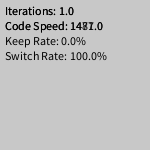
Frame 1 (no input)
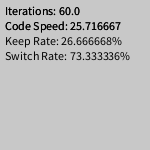
Frame 60 (the mouse pressed at the canvas centre just before this capture)
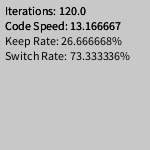
Frame 120 (the mouse held since frame 60 and released just before this capture)

The Processing sketch that drew these frames (run headless with seeded random() and noise(); from frame 60 on, the mouse is pressed at the canvas centre):

// Processing sketch: MontyHallCP
// ── MontyHallCP.pde
int host;
int choice;
int reChoice;
int DoorRemove;
int Removed; 

float iterations = 1; 
float correctA = 0;
float correctB = 0;

void setup() {
  frameRate(9001); // OVER 9000!
  size(150, 150);
}

void draw() {
  //calling all functions calling all functions
  background(200);

  ChooseCarDoor();
  Contestant();

  Stats(choice,0, "Keep ");
  Stats(0,reChoice, "Switch ");

  iterations++;
}



void ChooseCarDoor() {      //This funtion decides which door(1 2 or 3) the car 
  host = int(random(1, 4)); //is behind.
}


void Contestant() {  //This function decides which door the contestant chooses
  choice = int(random(1, 4));
  Removed = removeDoor(choice, host);
  reChoice = 6 - choice - Removed;
}

int removeDoor(int DoorChosen, int DoorCar) {  // This function removes a the 
                                               // door which doesnt have a car
                                               // behind it and also isn't the 
                                               // choice of the contestant
  if (DoorChosen != DoorCar) {                 
    DoorRemove = 6 -DoorChosen -DoorCar;      //I'm very Proud of this bit of 
                                              //code here, it finds out
                                              // which door to remove by simple
                                              // subtractiom
  }
  else if (DoorChosen == 1) {
    DoorRemove = int(random(2, 4));
  }
  else if (DoorChosen == 2) {
    if (int(random(1, 3))==1) {
      DoorRemove = 1;
    }
    else {
      DoorRemove = 3;
    }
  }
  else if (DoorChosen == 3) {
    DoorRemove =  int(random(1, 3));
  }

  return DoorRemove;
}



void Stats(int StatsInA, int StatsInB, String strategy) { //This function is whe-
                                                          //re the success rates 

                                                          //for the two strategi-                                                          //es is determined

    if (StatsInA==host) {
      correctA++;
    }
    if (StatsInB==host) {
      correctB++;
    }
  


  float rateA = (correctA/iterations)*100;
  float rateB = (correctB/iterations)*100;

  fill(0);
  text("Iterations: " + iterations, 5, 15);
  text("Code Speed: " + millis()/iterations, 5, 30); //In milliseconds per loop
  
  if(StatsInB == 0){
  text(strategy + "Rate: " + rateA + "%", 5, 45);
  }else{
  text(strategy + "Rate: " + rateB + "%", 5, 60);
  }
}
